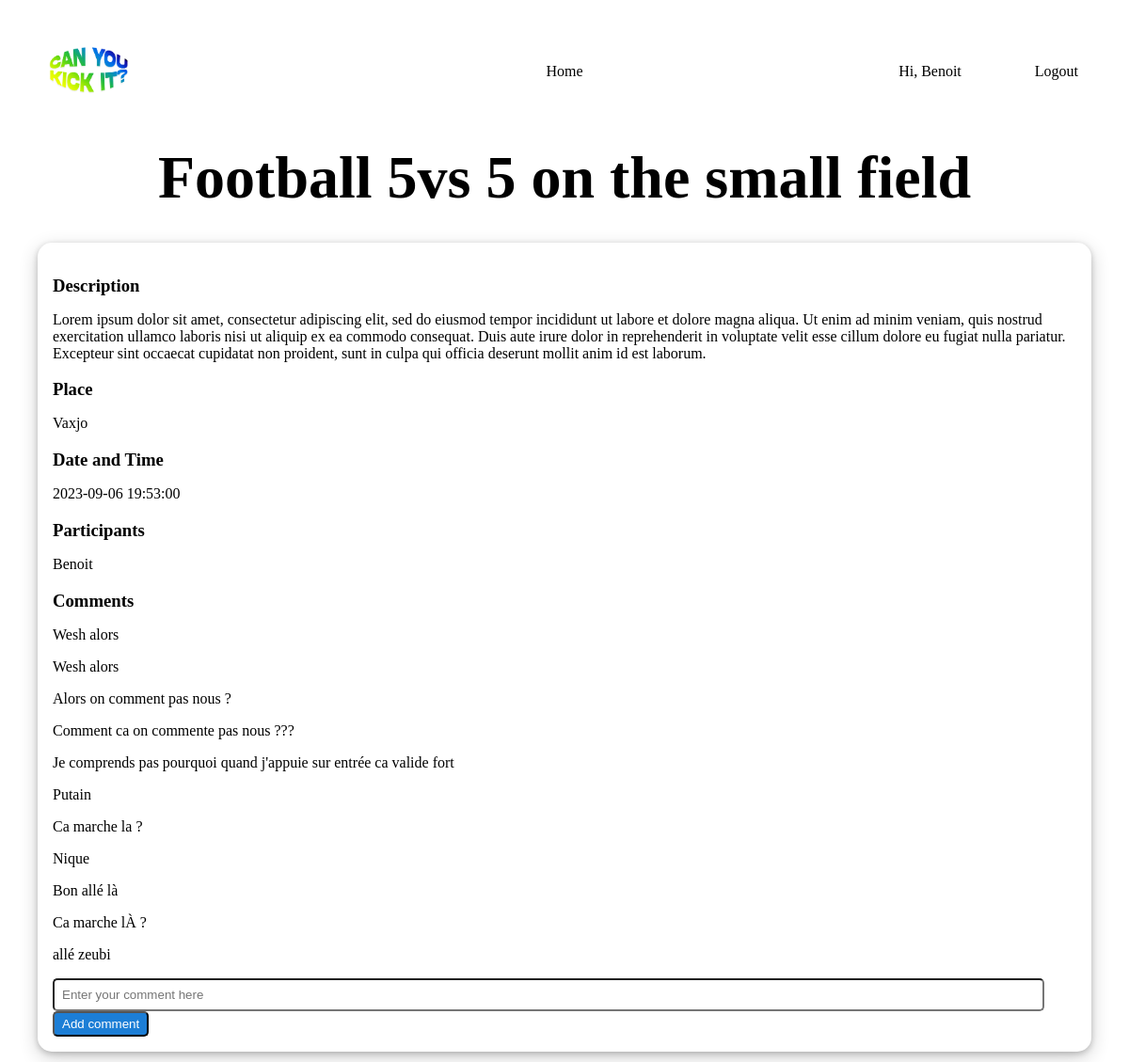
The app's page /event/1 (signed in) with its own data.
### website/models.py (models this page shows)
class User(db.Model, UserMixin):
    id = db.Column(db.Integer, primary_key=True)
    email = db.Column(db.String(150), unique=True)
    password = db.Column(db.String(150))
    first_name = db.Column(db.String(150))
    notes = db.relationship('Note')
    events = db.relationship('Events', secondary=user_events, back_populates='participants')
    comments = db.relationship('Comment', backref='user', lazy=True)

class Events(db.Model):
    id = db.Column(db.Integer, primary_key=True)
    name = db.Column(db.String(150), nullable=False)
    description = db.Column(db.String(1000), nullable=True)
    organizer_id = db.Column(db.Integer, db.ForeignKey('user.id'))  # Corrected column name
    date = db.Column(db.DateTime, nullable=False)
    place = db.Column(db.String(150), nullable=False)
    participants = db.relationship('User', secondary=user_events, back_populates='events')
    comments = db.relationship('Comment', backref='event', lazy=True)

class Comment(db.Model):
    id = db.Column(db.Integer, primary_key=True)
    description = db.Column(db.String(1000), nullable=False)
    date = db.Column(db.DateTime, default=func.now(), nullable=False)
    user_id = db.Column(db.Integer, db.ForeignKey('user.id'), nullable=False)
    event_id = db.Column(db.Integer, db.ForeignKey('events.id'), nullable=False)

### website/views.py (the view, shortened to what this page needs)
@views.route("/event/<int:event_id>", methods=['GET', 'POST'])
@login_required
def show_event(event_id):
    event = Events.query.get(event_id)
    comments = Comment.query.filter_by(event_id=event_id).all()
    participants = event.participants
    participant_names = [participant.first_name for participant in participants]
    return render_template("event.html", user=current_user, event=event,
                           participants=participant_names, comments=comments)

### website/__init__.py (called while the page is built)
def create_app():
    app = Flask(__name__)
    app.config['SECRET_KEY'] = 'hjshjhdjah kjshkjdhjs'
    app.config['SQLALCHEMY_DATABASE_URI'] = f'sqlite:///{DB_NAME}'
    db.init_app(app)
    from .views import views
    from .auth import auth
    app.register_blueprint(views, url_prefix='/')
    app.register_blueprint(auth, url_prefix='/')
    from .models import User, Note, Events
    with app.app_context():
        db.create_all()
    login_manager = LoginManager()
    login_manager.login_view = 'auth.login'
    login_manager.init_app(app)
    @login_manager.user_loader
    def load_user(id):
        return User.query.get(int(id))
    return app

### website/templates/event.html
{% extends "base.html" %} {% block title %}Home{% endblock %} {% block content
    %}
    <h1 align="center">{{event.name}}</h1>
    <div class="event-page-box">
    <h3>Description</h3>
    <p>{{event.description}}</p>
    <h3>Place</h3>
    <p>{{event.place}}</p>
    <h3>Date and Time</h3>
    <p>{{event.date}}</p>
    <h3>Participants</h3>
    {% for participant in participants%}
    <p>{{participants[0]}}</p>
    {% endfor %}
    <h3>Comments</h3>
    {% for comment in comments %}
    <p>{{comment.description }} </p>
    {% endfor %}
    <div class="div-comment">
        <form method="POST">
        <input type="textarea" class="comment-area" placeholder="Enter your comment here" name="comment" id="comment"></input>
        <br>
        <button type="submit" class="btn-add-comment" href="/event/{{event.id}}" >Add comment</input>
        </form>
    </div>
    </div>
    {% endblock %}

### website/templates/base.html (shortened to what this page needs)
<!DOCTYPE html>
<html>
  <head>
    <link rel="stylesheet" type="text/css" href="/static/style_custom.css" />
  </head>
  <body>
    <nav class="navbar">
      <div class="navbar-left">
          <img class="logo" src="static/logo2.png" alt="Logo">
      </div>
      <div class="navbar-center">
          <div class="menu-center">
              <a class="choice" id="home" href="/">Home</a>
          </div>
      </div>
      <div class="navbar-right">
          <div class="menu-right">
              {% if user.is_authenticated %}
              <a class="hi-class">Hi, {{user.first_name}} </a>
              <a class="choice" id="logout" href="/logout">Logout</a>
              {% else %}
              <a class="choice" id="login" href="/login">Login</a>
              <a class="choice" id="signUp" href="/sign-up">Sign Up</a>
              {% endif %}
          </div>
      </div>
  </nav>
    <div class="container">{% block content %} {% endblock %}</div>
  </body>
</html>

### website/static/style_custom.css (style rules this page uses)
.navbar { display: flex; justify-content: space-between; align-items: center; color: black; padding: 10px 20px; margin: 1em; }
.navbar-left { flex: 1; display: flex; align-items: center; }
.navbar-center { display: flex; align-items: center; }
.navbar-right { flex: 1; text-align: right; }
.menu-center, .menu-right { display: inline-block; }
.choice { margin: 10px; color: black; text-decoration: none; }
.navbar-left img { max-height: 100px; }
.hi-class { padding-right: 64px; }
h1 { font-size: 64px; margin: 0px; }
h3 { margin-bottom: 0px; }
.event-page-box { margin: 2em; padding: 1em; box-shadow: 0 2px 6px 0 rgba(0, 0, 0, 0.2), 0 6px 20px 0 rgba(0, 0, 0, 0.19); border-radius: 15px; }
.comment-area { width: 95%; border-radius: 5px; padding: 8px; }
.div-comment { width: 100%; }
.btn-add-comment { padding: 4px 8px 4px 8px; background-color: #1c7ed6; color: white; cursor: pointer; border-radius: 5px; text-decoration: none; }

### records on screen
User: first_name "Benoit"
Events: name "Football 5vs 5 on the small field", description "Lorem ipsum dolor sit amet, consectetur adipiscing elit, sed do eiusmod tempor incididunt ut labore et dolore magna aliqua. Ut enim ad minim veniam, quis nostrud exercitation ullamco laboris nisi ut aliquip ex ea commodo consequat. Duis aute irure dolor in reprehenderit in voluptate velit esse cillum dolore eu fugiat nulla pariatur. Excepteur sint occaecat cupidatat non proident, sunt in culpa qui officia deserunt mollit anim id est laborum.", place "Vaxjo", date "2023-09-06 19:53:00"
Comment: description "Wesh alors"
Comment: description "Wesh alors"
Comment: description "Alors on comment pas nous ?"
Comment: description "Comment ca on commente pas nous ???"
Comment: description "Je comprends pas pourquoi quand j'appuie sur entrée ca valide fort"
Comment: description "Putain"
Comment: description "Ca marche la ?"
Comment: description "Nique"
Comment: description "Bon allé là"
Comment: description "Ca marche lÀ ?"
Comment: description "allé zeubi"
